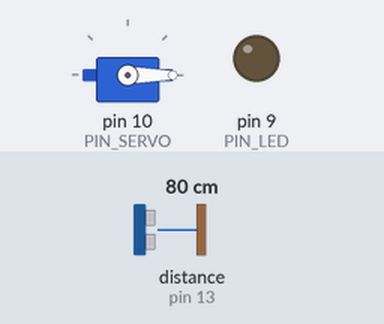
The sketch below on a simulated Arduino Uno, built with avr-gcc and run on an emulated ATmega328P. Parts: servo, output pins drawn as LEDs (lit = HIGH). Wiring (inferred from the names in the program): ultrasonic range finder: trigger pin 12; echo pin 13. Inputs (shaded band) come from the test bench; at power-on: distance to the obstacle (sensor on pin 13) 80 cm. The echo pulse lasts 58.3 µs per cm; pins used as bus, display or sensor lines are not drawn; what the sketch prints to the serial monitor is not drawn.

Above: at 0.1 s.
Timing chart, 0 to 1.6 s (numbered marks = the images above):
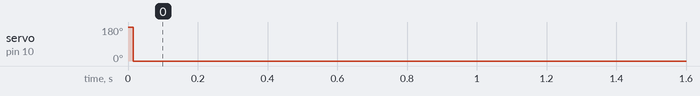

The sketch:

11_example_2.ino
```cpp
#include <Servo.h>

// Arduino pin assignment
#define PIN_LED   9   // LED active-low
#define PIN_TRIG  12  // sonar sensor TRIGGER
#define PIN_ECHO  13  // sonar sensor ECHO
#define PIN_SERVO 10  // servi motor

// configurable parameters for sonar
#define SND_VEL 346.0     // sound velocity at 24 celsius degree (unit: m/sec)
#define INTERVAL 10      // sampling interval (unit: msec)
#define PULSE_DURATION 10 // ultra-sound Pulse Duration (unit: usec)
#define _DIST_MIN 100.0   // minimum distance to be measured (unit: mm)
#define _DIST_MAX 300.0   // maximum distance to be measured (unit: mm)

#define TIMEOUT ((INTERVAL / 2) * 1000.0) // maximum echo waiting time (unit: usec)
#define SCALE (0.001 * 0.5 * SND_VEL) // coefficent to convert duration to distance

#define _EMA_ALPHA 0.7    // EMA weight of new sample (range: 0 to 1)
                          // Setting EMA to 1 effectively disables EMA filter.

// Target Distance
#define _TARGET_LOW  180.0
#define _TARGET_HIGH 360.0

// duty duration for myservo.writeMicroseconds()
// NEEDS TUNING (servo by servo)

#define _DUTY_MIN 10 // servo full clockwise position (0 degree)
#define _DUTY_NEU 10005 // servo neutral position (90 degree)
#define _DUTY_MAX 20000 // servo full counterclockwise position (180 degree

// global variables
float  dist_ema, dist_prev = _DIST_MAX; // unit: mm
unsigned long last_sampling_time;       // unit: ms

Servo myservo;

void setup() {
  // initialize GPIO pins
  pinMode(PIN_LED, OUTPUT);
  pinMode(PIN_TRIG, OUTPUT);    // sonar TRIGGER
  pinMode(PIN_ECHO, INPUT);     // sonar ECHO
  digitalWrite(PIN_TRIG, LOW);  // turn-off Sonar

  myservo.attach(PIN_SERVO);
  myservo.writeMicroseconds(_DUTY_NEU);

  // initialize USS related variables
  dist_prev = _DIST_MIN; // raw distance output from USS (unit: mm)

  // initialize serial port
  Serial.begin(57600);
}

void loop() {
  float  dist_raw;

  // wait until next sampling time.
  if (millis() < (last_sampling_time + INTERVAL))
    return;

  dist_raw = USS_measure(PIN_TRIG, PIN_ECHO); // read distance

  if ((dist_raw == 0.0) || (dist_raw > _DIST_MAX)) {
    dist_raw = dist_prev;           // Cut higher than maximum
    digitalWrite(PIN_LED, LOW);       // LED OFF
  } else if (dist_raw < _DIST_MIN) {
    dist_raw = dist_prev;           // cut lower than minimum
    digitalWrite(PIN_LED, HIGH);       // LED OFF
  } else {    // In desired Range
    dist_prev = dist_raw;
    digitalWrite(PIN_LED, LOW);       // LED ON
  }

  dist_ema = _EMA_ALPHA * dist_prev + (1 - _EMA_ALPHA) * dist_ema;


  // adjust servo position according to the USS read value
  // add your code here!
  int servo_position = 0;
  if(dist_raw <= _TARGET_LOW){
    servo_position = _DUTY_MIN;
    digitalWrite(PIN_LED, LOW);
  } else if ((dist_raw > _TARGET_LOW) && (dist_raw < _TARGET_HIGH)){
    servo_position = map(dist_raw, _TARGET_LOW, _TARGET_HIGH, _DUTY_MIN, _DUTY_MAX);
    digitalWrite(PIN_LED, HIGH);
  } else {
    servo_position = _DUTY_MAX;
    digitalWrite(PIN_LED, LOW);
  }

  myservo.writeMicroseconds(servo_position);

  // output the distance to the serial port
  Serial.print("Min:");    Serial.print(_DIST_MIN);
  Serial.print(",Low:");   Serial.print(_TARGET_LOW);
  Serial.print(",dist:");  Serial.print(dist_raw);
  Serial.print(",Servo:"); Serial.print(myservo.read());
  Serial.print(",High:");  Serial.print(_TARGET_HIGH);
  Serial.print(",Max:");   Serial.print(_DIST_MAX);
  Serial.print(",ema:");   Serial.print(dist_ema);
  Serial.println("");


  // update last sampling time
  last_sampling_time += INTERVAL;
}

// get a distance reading from USS. return value is in millimeter.
float USS_measure(int TRIG, int ECHO)
{
  digitalWrite(TRIG, HIGH);
  delayMicroseconds(PULSE_DURATION);
  digitalWrite(TRIG, LOW);

  return pulseIn(ECHO, HIGH, TIMEOUT) * SCALE; // unit: mm
}
```

Measured:
- by itself, servo on pin 10 (PIN_SERVO): 180° → 0° at 0.02 s
